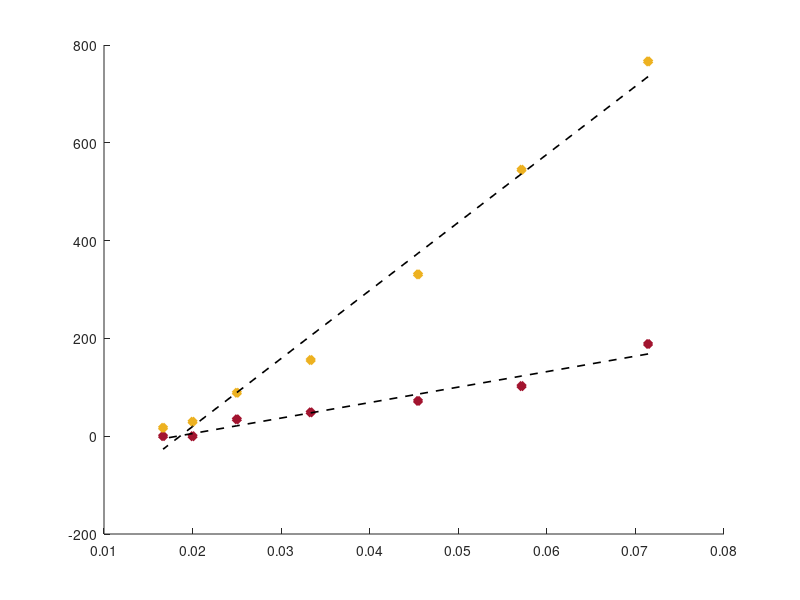

Write the MATLAB code that produced this figure. (Note: this script raises an error after producing the figure.)
% Plot values of k_ex obtained from lstsq fit 
% vs MAS from the recorded spectrum 
% Author: Ettore Bartalucci, RWTH Aachen
% Project: CF3 self decoupling

%% Values
% K_ex values from the fits [s^-1]
kex_cos2_apod_tla_rac = [209 114.4 72.9 34.1 19.8 0 0];
kex_cos2_apod_tla_s = [716.5 534.5 354.2 190.2 85.6 12.9 4.4];

kex_no_apod_tla_rac = [188.6 102.5 72.2 48.8 34.5 0 0];
kex_no_apod_tla_s = [766.4 544.9 330.9 155.8 88.9 29.5 17.3];

mas_rates = [14 17.5 22 30 40 50 60];

%% Plots
inv_mas_rates = 1./ mas_rates;

linfit_kex_no_apod_rac = polyval(polyfit(inv_mas_rates, kex_no_apod_tla_rac, 1), inv_mas_rates);

linfit_kex_no_apod_s = polyval(polyfit(inv_mas_rates, kex_no_apod_tla_s, 1), inv_mas_rates);

% Plot the values as inverted MAS
figure(1); clf; hold on;

plot(inv_mas_rates, kex_no_apod_tla_rac, 'd', 'MarkerSize',6, 'LineWidth', 2, 'MarkerFaceColor',...
    '#A2142F', 'Color', '#A2142F', 'LineStyle','none')

plot(inv_mas_rates,kex_no_apod_tla_s, 'd', 'MarkerSize',6, 'LineWidth', 2, 'MarkerFaceColor',...
     '#EDB120', 'Color', '#EDB120', 'LineStyle','none')

plot(inv_mas_rates, linfit_kex_no_apod_rac, '--k', 'LineWidth', 1.2)

disp(['Equation for Rac is y = ' num2str(linfit_kex_no_apod_rac(1)) '*x + ' num2str(linfit_kex_no_apod_rac(2))])
SStot_rac = sum((kex_no_apod_tla_rac-mean(kex_no_apod_tla_rac)).^2);                    % Total Sum-Of-Squares
SSres_rac = sum((kex_no_apod_tla_rac-linfit_kex_no_apod_rac).^2);                       % Residual Sum-Of-Squares
Rsq_rac = 1-SSres_rac/SStot_rac;   

plot(inv_mas_rates, linfit_kex_no_apod_s, '--k', 'LineWidth', 1.2)

disp(['Equation for S is y = ' num2str(linfit_kex_no_apod_s(1)) '*x + ' num2str(linfit_kex_no_apod_s(2))])
SStot_s = sum((kex_no_apod_tla_s-mean(kex_no_apod_tla_s)).^2);                    % Total Sum-Of-Squares
SSres_s = sum((kex_no_apod_tla_s-linfit_kex_no_apod_s).^2);                       % Residual Sum-Of-Squares
Rsq_s = 1-SSres_s/SStot_s;                            % R^2

labels = string(mas_rates);
text(inv_mas_rates, kex_no_apod_tla_rac, labels, 'HorizontalAlignment','center', 'VerticalAlignment','bottom')
axis('padded');

set(gca, 'YDir','reverse')
ylim([-10 800])

xlabel('1/\omega_{MAS} [s]')
ylabel('k_{ex} [s^{-1}]')

title('Variation of k_{ex} vs 1/\omega_{MAS}')

legend('rac-TFLA','({\itS})-TFLA', 'Location', 'southwest')

hold off;

% Plot the values as inverted MAS
figure(2); clf; hold on;

% Plot data points
plot(inv_mas_rates, kex_no_apod_tla_rac, 'd', 'MarkerSize', 6, 'LineWidth', 2, ...
    'MarkerFaceColor', '#A2142F', 'Color', '#A2142F', 'LineStyle', 'none');

plot(inv_mas_rates, kex_no_apod_tla_s, 'd', 'MarkerSize', 6, 'LineWidth', 2, ...
    'MarkerFaceColor', '#EDB120', 'Color', '#EDB120', 'LineStyle', 'none');

plot(inv_mas_rates, linfit_kex_no_apod_rac, '--k', 'LineWidth', 1.2);
plot(inv_mas_rates, linfit_kex_no_apod_s, '--k', 'LineWidth', 1.2);

% Adjust axes properties
set(gca, 'YDir', 'reverse');
ylim([-10 800]);

xlabel('1/\omega_{MAS} [s]');
ylabel('k_{ex} [s^{-1}]');

legend('rac-TFLA', '({\itS})-TFLA', 'Location', 'southwest');

% Add the secondary top x-axis
ax1 = gca; % Current axes
ax2 = axes('Position', ax1.Position, ...
           'XAxisLocation', 'top', ...
           'YAxisLocation', 'right', ...
           'Color', 'none', ...
           'XColor', 'k', ...
           'YColor', 'none'); % Make y-axis invisible

% Set custom ticks and labels on the top x-axis
rev_mas_rates = [60 50 40 30 22 17.5 14]; % The custom MAS rates

% Define the mapping from inv_mas_rates to rev_mas_rates
[sorted_inv_mas_rates, sort_idx] = sort(inv_mas_rates); % Sort inv_mas_rates for consistent x-axis
sorted_rev_mas_rates = rev_mas_rates(sort_idx); % Reorder rev_mas_rates accordingly
% Use sorted inv_mas_rates for ticks and corresponding rev_mas_rates as labels
set(ax2, 'XTick', sorted_inv_mas_rates, 'XTickLabel', sorted_rev_mas_rates);

% Ensure the limits of ax2 match ax1
set(ax2, 'XLim', get(ax1, 'XLim'));


xlabel(ax2, 'MAS / kHz', 'Color', 'k');

ax2.YTick = [];

linkaxes([ax1, ax2], 'x');

hold off;
